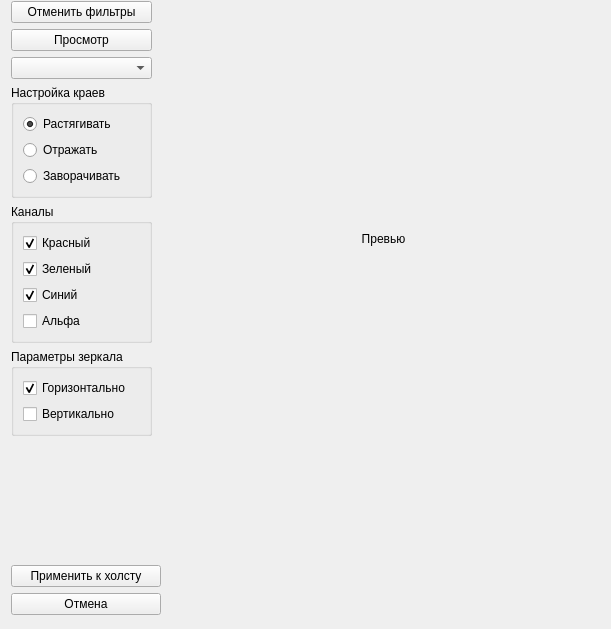
<?xml version="1.0" encoding="UTF-8"?>
<ui version="4.0">
 <class>Form</class>
 <widget class="QWidget" name="Form">
  <property name="geometry">
   <rect>
    <x>0</x>
    <y>0</y>
    <width>611</width>
    <height>629</height>
   </rect>
  </property>
  <property name="windowTitle">
   <string>Form</string>
  </property>
  <widget class="QWidget" name="layoutWidget">
   <property name="geometry">
    <rect>
     <x>11</x>
     <y>1</y>
     <width>598</width>
     <height>614</height>
    </rect>
   </property>
   <layout class="QGridLayout" name="gridLayout">
    <item row="0" column="0">
     <layout class="QFormLayout" name="formLayout">
      <property name="fieldGrowthPolicy">
       <enum>QFormLayout::AllNonFixedFieldsGrow</enum>
      </property>
      <item row="0" column="0">
       <layout class="QVBoxLayout" name="_2">
        <property name="spacing">
         <number>6</number>
        </property>
        <property name="margin">
         <number>0</number>
        </property>
        <item>
         <widget class="QPushButton" name="ReloadButton">
          <property name="text">
           <string>Отменить фильтры</string>
          </property>
         </widget>
        </item>
        <item>
         <widget class="QPushButton" name="FilterButton">
          <property name="text">
           <string>Просмотр</string>
          </property>
         </widget>
        </item>
        <item>
         <widget class="QComboBox" name="FiltersCombo"/>
        </item>
        <item>
         <widget class="QGroupBox" name="gbBorderPolicy">
          <property name="sizePolicy">
           <sizepolicy hsizetype="Minimum" vsizetype="Preferred">
            <horstretch>0</horstretch>
            <verstretch>0</verstretch>
           </sizepolicy>
          </property>
          <property name="title">
           <string>Настройка краев</string>
          </property>
          <layout class="QVBoxLayout" name="_3">
           <property name="spacing">
            <number>6</number>
           </property>
           <property name="margin">
            <number>9</number>
           </property>
           <item>
            <widget class="QRadioButton" name="rbExtend">
             <property name="text">
              <string>Растягивать</string>
             </property>
             <property name="checked">
              <bool>true</bool>
             </property>
            </widget>
           </item>
           <item>
            <widget class="QRadioButton" name="rbMirror">
             <property name="text">
              <string>Отражать</string>
             </property>
            </widget>
           </item>
           <item>
            <widget class="QRadioButton" name="rbWrap">
             <property name="text">
              <string>Заворачивать</string>
             </property>
            </widget>
           </item>
          </layout>
         </widget>
        </item>
        <item>
         <widget class="QGroupBox" name="gbChannels">
          <property name="sizePolicy">
           <sizepolicy hsizetype="Minimum" vsizetype="Preferred">
            <horstretch>0</horstretch>
            <verstretch>0</verstretch>
           </sizepolicy>
          </property>
          <property name="title">
           <string>Каналы</string>
          </property>
          <layout class="QVBoxLayout" name="_4">
           <property name="spacing">
            <number>6</number>
           </property>
           <property name="margin">
            <number>9</number>
           </property>
           <item>
            <widget class="QCheckBox" name="ckRed">
             <property name="text">
              <string>Красный</string>
             </property>
             <property name="checked">
              <bool>true</bool>
             </property>
            </widget>
           </item>
           <item>
            <widget class="QCheckBox" name="ckGreen">
             <property name="text">
              <string>Зеленый</string>
             </property>
             <property name="checked">
              <bool>true</bool>
             </property>
            </widget>
           </item>
           <item>
            <widget class="QCheckBox" name="ckBlue">
             <property name="text">
              <string>Синий</string>
             </property>
             <property name="checked">
              <bool>true</bool>
             </property>
            </widget>
           </item>
           <item>
            <widget class="QCheckBox" name="ckAlpha">
             <property name="text">
              <string>Альфа</string>
             </property>
            </widget>
           </item>
          </layout>
         </widget>
        </item>
        <item>
         <widget class="QGroupBox" name="gbMirror">
          <property name="title">
           <string>Параметры зеркала</string>
          </property>
          <layout class="QVBoxLayout" name="_5">
           <property name="spacing">
            <number>6</number>
           </property>
           <property name="margin">
            <number>9</number>
           </property>
           <item>
            <widget class="QCheckBox" name="ckHorizontal">
             <property name="text">
              <string>Горизонтально</string>
             </property>
             <property name="checked">
              <bool>true</bool>
             </property>
            </widget>
           </item>
           <item>
            <widget class="QCheckBox" name="ckVertical">
             <property name="text">
              <string>Вертикально</string>
             </property>
            </widget>
           </item>
          </layout>
         </widget>
        </item>
        <item>
         <spacer>
          <property name="orientation">
           <enum>Qt::Vertical</enum>
          </property>
          <property name="sizeHint" stdset="0">
           <size>
            <width>20</width>
            <height>40</height>
           </size>
          </property>
         </spacer>
        </item>
       </layout>
      </item>
      <item row="0" column="1">
       <widget class="QLabel" name="PixmapLabel">
        <property name="sizePolicy">
         <sizepolicy hsizetype="Expanding" vsizetype="Expanding">
          <horstretch>0</horstretch>
          <verstretch>0</verstretch>
         </sizepolicy>
        </property>
        <property name="minimumSize">
         <size>
          <width>300</width>
          <height>300</height>
         </size>
        </property>
        <property name="text">
         <string>Превью</string>
        </property>
        <property name="alignment">
         <set>Qt::AlignCenter</set>
        </property>
       </widget>
      </item>
     </layout>
    </item>
    <item row="1" column="0">
     <spacer name="verticalSpacer">
      <property name="orientation">
       <enum>Qt::Vertical</enum>
      </property>
      <property name="sizeHint" stdset="0">
       <size>
        <width>596</width>
        <height>32</height>
       </size>
      </property>
     </spacer>
    </item>
    <item row="2" column="0">
     <widget class="QPushButton" name="pushButton_2">
      <property name="maximumSize">
       <size>
        <width>150</width>
        <height>16777215</height>
       </size>
      </property>
      <property name="text">
       <string>Применить к холсту</string>
      </property>
     </widget>
    </item>
    <item row="3" column="0">
     <widget class="QPushButton" name="pushButton">
      <property name="maximumSize">
       <size>
        <width>150</width>
        <height>16777215</height>
       </size>
      </property>
      <property name="text">
       <string>Отмена</string>
      </property>
     </widget>
    </item>
   </layout>
  </widget>
 </widget>
 <resources/>
 <connections>
  <connection>
   <sender>pushButton</sender>
   <signal>clicked()</signal>
   <receiver>Form</receiver>
   <slot>close()</slot>
   <hints>
    <hint type="sourcelabel">
     <x>86</x>
     <y>600</y>
    </hint>
    <hint type="destinationlabel">
     <x>305</x>
     <y>314</y>
    </hint>
   </hints>
  </connection>
 </connections>
</ui>
